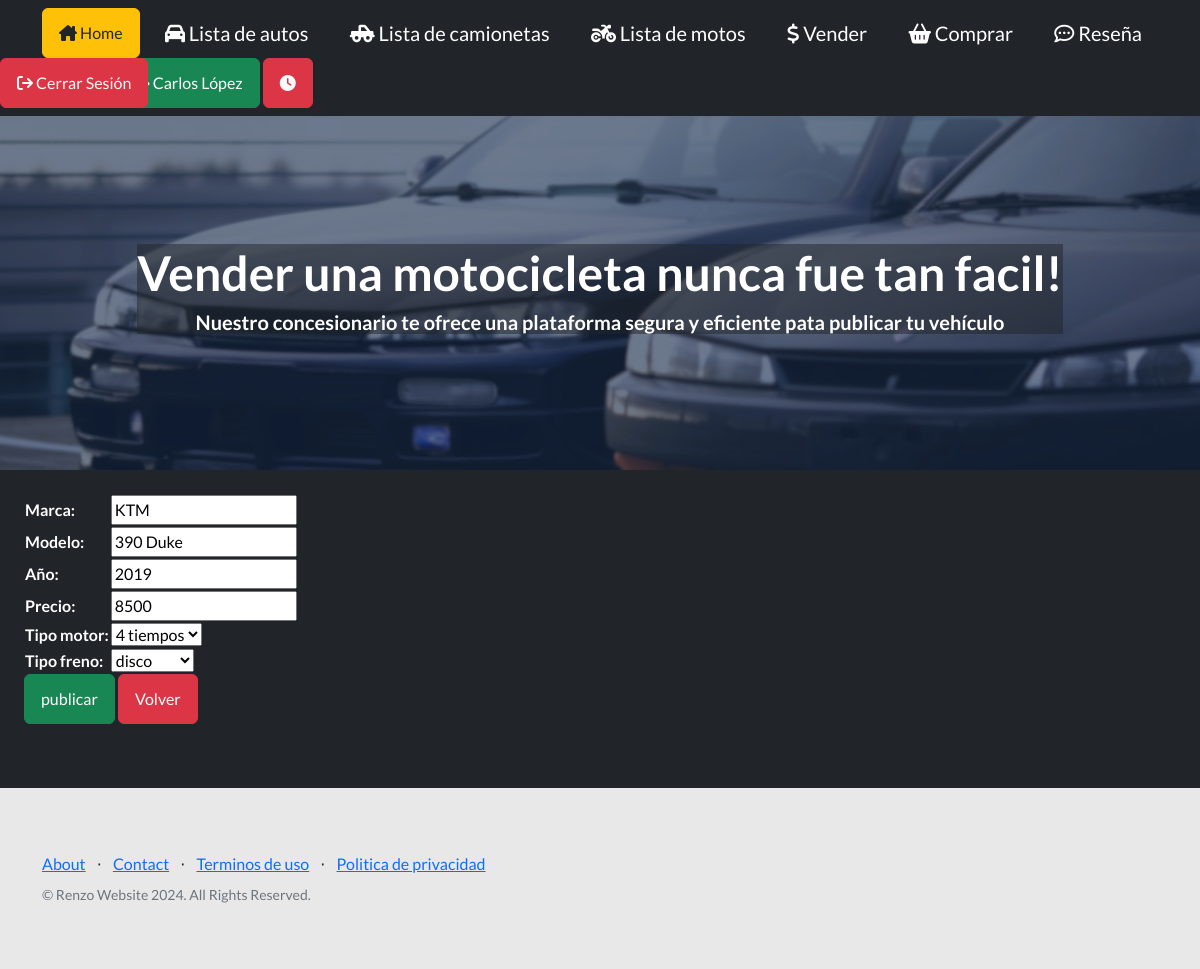
/motoUpdate/10/ (signed in), run on the app's committed database.
### entidades/models.py (models this page shows, shortened)
class Moto(models.Model):
    marca = models.CharField(max_length=100)
    modelo = models.CharField(max_length=100)
    año = models.CharField(max_length=50)
    precio = models.CharField(max_length=50)
    tipo_motor = models.ForeignKey(Motor, on_delete=models.CASCADE, null=True, default=None)
    tipo_freno = models.ForeignKey(Freno, on_delete=models.CASCADE, null=True, default=None)
    vendedor = models.ForeignKey(User, on_delete=models.CASCADE)
    class Meta:
        verbose_name = "Moto"
        verbose_name_plural = "Motos"
        ordering = ["modelo", "marca", "año"]

### entidades/views.py (the view)
# urls.py: path('motoUpdate/<int:pk>/', MotoUpdate.as_view(), name="motoUpdate"),
class MotoUpdate(UpdateView, LoginRequiredMixin):
    model = Moto
    fields = ["marca", "modelo", "año", "precio", "tipo_motor", "tipo_freno"]
    success_url = reverse_lazy("lista_de_motos")

### entidades/models.py (called while the page is built)
    def __str__(self):
        return self.motor

    def __str__(self):
        return self.freno

### entidades/templates/entidades/moto_form.html (shortened to what this page needs)
{% extends 'entidades/index.html' %}
{% block titulo %}
<div class= "bg bg-dark bg-opacity-50">
<h1>Vender una motocicleta nunca fue tan facil!</h1>
<h5>Nuestro concesionario te ofrece una plataforma segura y eficiente pata publicar tu vehículo</h5>
</div>
{% endblock titulo %}
{% block contenido %}
<section class="bg-dark text-white p-4">
<form action="" method="post">
    <table>
        {{ form.as_table }}
    </table>
    <p> <input class="btn btn-success" type="submit" value="publicar"> <a class="btn btn-danger" href="{% url 'seleccion' %}">Volver</a></p>
</form>
<br>
</section>
{% endblock contenido %}

### entidades/templates/entidades/index.html (shortened to what this page needs)
<!DOCTYPE html>
<html lang="en">
    <head>
        {% load static %}
        <link href="https://cdn.jsdelivr.net/npm/bootstrap-icons@1.5.0/font/bootstrap-icons.css" rel="stylesheet" type="text/css" />
        <link href="{% static 'css/styles.css' %}" rel="stylesheet" />
        <link rel="stylesheet" href="https://cdnjs.cloudflare.com/ajax/libs/font-awesome/6.4.0/css/all.min.css">
    </head>
    <body>
        {% block menu %}
        <div>
            <nav class="navbar navbar-dark bg-dark static-top">
                <div class="container">
                    <a class="btn btn-warning text-dark" href="{% url 'home' %}"><i class="fa-solid fa-house-chimney"></i> Home</a>
                    {% if user.is_authenticated %}
                    <a class="navbar-brand"href="{% url 'lista_de_autos' %}"><i class="fa-solid fa-car"></i> Lista de autos</a>
                    <a class="navbar-brand"href="{% url 'lista_de_camionetas' %}"><i class="fa-solid fa-truck-pickup"></i> Lista de camionetas</a>
                    <a class="navbar-brand"href="{% url 'lista_de_motos' %}"><i class="fa-solid fa-motorcycle"></i> Lista de motos</a>
                    <a class="navbar-brand" href="{% url 'vender' %}"><i class="fa-solid fa-dollar-sign"></i> Vender</a>
                    <a class="navbar-brand"href="{% url 'comprar' %}"><i class="fa-solid fa-basket-shopping"></i> Comprar</a>
                    <a class="navbar-brand" href="{% url 'reseña' %}"><i class="fa-regular fa-comment-dots"></i> Reseña</a>
                    <div classs="text-center">
                        <a href= "{% url 'agregarAvatar' %}"><img class="rounded-circle border border-light" src="{{ request.session.avatar }}" alt="mi foto" height="50px" weight="50px"></a>
                        <a class="btn btn-success" href="{% url 'perfil' %}"> {{user.first_name}} {{user.last_name}} </a>
                        <a class="btn btn-danger text-light" href="{% url 'Historial' %}"><i class="fa-solid fa-clock"></i></a>
                        <a class="btn btn-danger text-light position-absolute top-10 start-0" href="{% url 'confirmLogout' %}"><i class="fa-solid fa-arrow-right-from-bracket"></i> Cerrar Sesión</a>
                        {% else %}
                        <a class="btn btn-success text-light" href="{% url 'login' %}"><i class="fa-regular fa-user"></i> Iniciar Sesión</a>
                        <a class="btn btn-success text-light" href="{% url 'registro' %}"><i class="fa-regular fa-user"></i> Registrarse</a>
                {% endif %}
                </div>
            </nav>
            {% endblock menu %}
            <header class="masthead">
                <div class="container position-relative">
                    <div class="row justify-content-center">
                        <div class="col-xl-10">
                            <div class="text-center text-white">
                                {% block titulo %}
                                {% endblock titulo %}
                            </div>
                        </div>
                    </div>
                </header>
                {% block contenido %}
                {% endblock contenido %}
            </div>
            {% block info %}
            <footer class="footer bg-dark bg-opacity-10">
                <div class="container">
                <div class="row">
                    <div class="col-lg-6 h-100 text-center text-lg-start my-auto">
                        <ul class="list-inline mb-2">
                            <li class="list-inline-item"><a href="{% url 'about' %}">About</a></li>
                            <li class="list-inline-item">⋅</li>
                            <li class="list-inline-item"><a href="{% url 'contact' %}">Contact</a></li>
                            <li class="list-inline-item">⋅</li>
                            <li class="list-inline-item"><a href="{% url 'terminos' %}">Terminos de uso</a></li>
                            <li class="list-inline-item">⋅</li>
                            <li class="list-inline-item"><a href="{% url 'privacidad' %}">Politica de privacidad</a></li>
                        </ul>
                        <p class="text-muted small mb-4 mb-lg-0">&copy; Renzo Website 2024. All Rights Reserved.</p>
                    </div>
                </footer>
                {% endblock info %}
            </body>
            </html>

### data on the page
Moto: marca "KTM", modelo "390 Duke", año "2019", precio "8500", tipo_motor "4 tiempos", tipo_freno "disco"

### other printed values
{{ user.first_name }} "Carlos"
{{ user.last_name }} "López"
